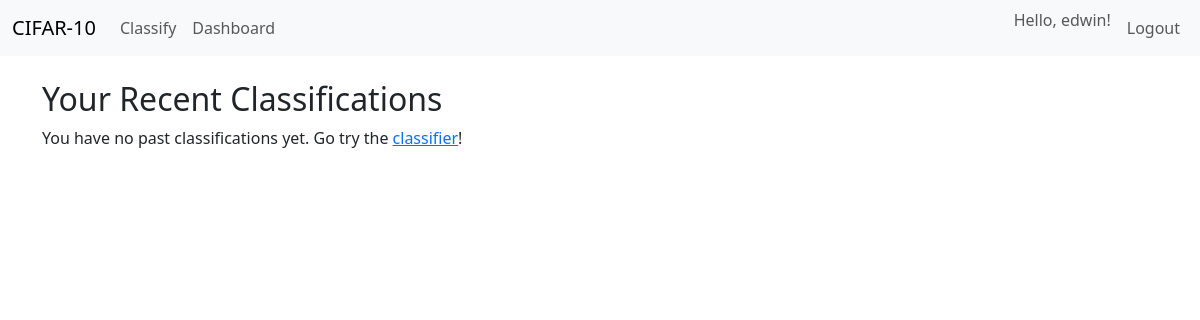
Page /dashboard/ (signed in) on the earlier database version.
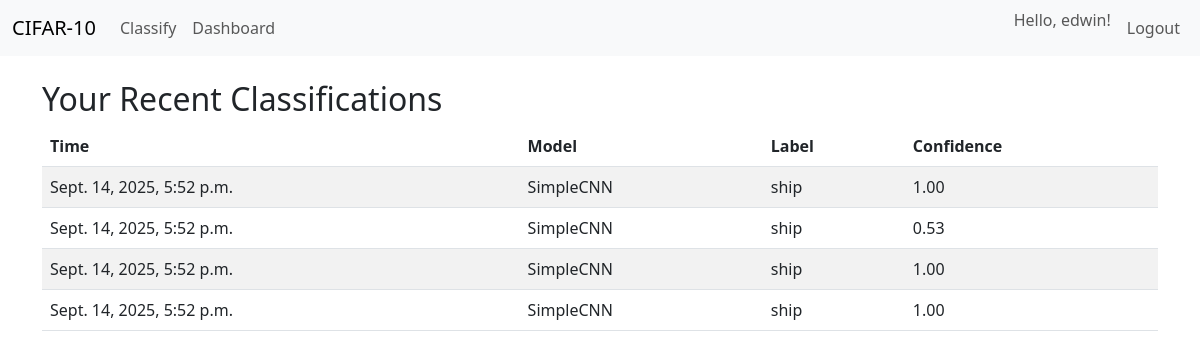
Same page on the later database version.
### classifier/models.py (models this page shows, shortened)
class RecentAction(models.Model):
    user = models.ForeignKey(User, on_delete=models.CASCADE)
    timestamp = models.DateTimeField(auto_now_add=True)
    model_name = models.CharField(max_length=50)
    predicted_label = models.CharField(max_length=50)
    confidence = models.FloatField() # accuracy

### frontend/views.py (the view)
# urls.py: path('dashboard/', views.dashboard, name='dashboard')
@login_required
def dashboard(request):
    actions = (
        RecentAction.objects.filter(user=request.user).order_by('-timestamp')[:10]
    )
    return render(request, 'dashboard.html', {'actions': actions})

### frontend/templates/frontend/dashboard.html
{% extends 'base.html' %}
{% block content %}
  <h2>Your Recent Classifications</h2>
  {% if actions %}
    <table class="table table-striped">
      <thead>
        <tr>
          <th>Time</th>
          <th>Model</th>
          <th>Label</th>
          <th>Confidence</th>
        </tr>
      </thead>
      <tbody>
        {% for a in actions %}
          <tr>
            <td>{{ a.timestamp }}</td>
            <td>{{ a.model_name }}</td>
            <td>{{ a.predicted_label }}</td>
            <td>{{ a.confidence|floatformat:2 }}</td>
          </tr>
        {% endfor %}
      </tbody>
    </table>
  {% else %}
    <p>You have no past classifications yet. Go try the <a href="{% url 'frontend:classifier' %}">classifier</a>!</p>
  {% endif %}
{% endblock %}

### frontend/templates/frontend/base.html (shortened to what this page needs)
{% load static %}
<!DOCTYPE html>
<html lang="en">
<head>
  <link href="https://cdn.jsdelivr.net/npm/bootstrap@5.3.0/dist/css/bootstrap.min.css"
        rel="stylesheet">
</head>
<body>
  <nav class="navbar navbar-expand-lg navbar-light bg-light mb-4">
    <div class="container-fluid">
      <a class="navbar-brand" href="{% url 'frontend:home' %}">CIFAR‑10</a>
      <div class="collapse navbar-collapse">
        <ul class="navbar-nav me-auto">
          <li class="nav-item">
            <a class="nav-link" href="{% url 'classify' %}">Classify</a>
          </li>
          <li class="nav-item">
            <a class="nav-link" href="{% url 'frontend:dashboard' %}">Dashboard</a>
          </li>
        </ul>
        <ul class="navbar-nav">
          {% if user.is_authenticated %}
            <li class="nav-item">
              <span class="navbar-text me-2">Hello, {{ user.username }}!</span>
            </li>
            <li class="nav-item">
              <a class="nav-link" href="{% url 'logout' %}">Logout</a>
            </li>
          {% endif %}
        </ul>
      </div>
    </div>
  </nav>
  <div class="container">
    {% block content %}{% endblock %}
  </div>
</body>
</html>

Differences in the rows shown:
added RecentAction: timestamp "Sept. 14, 2025, 5:52 p.m.", model_name "SimpleCNN", predicted_label "ship", confidence "1.00"
added RecentAction: timestamp "Sept. 14, 2025, 5:52 p.m.", model_name "SimpleCNN", predicted_label "ship", confidence "0.53"
added RecentAction: timestamp "Sept. 14, 2025, 5:52 p.m.", model_name "SimpleCNN", predicted_label "ship", confidence "1.00"
added RecentAction: timestamp "Sept. 14, 2025, 5:52 p.m.", model_name "SimpleCNN", predicted_label "ship", confidence "1.00"
Other differences:
text no longer shown: "You have no past classifications yet. Go try the classifier !"
text now shown: "Time Model Label Confidence"
